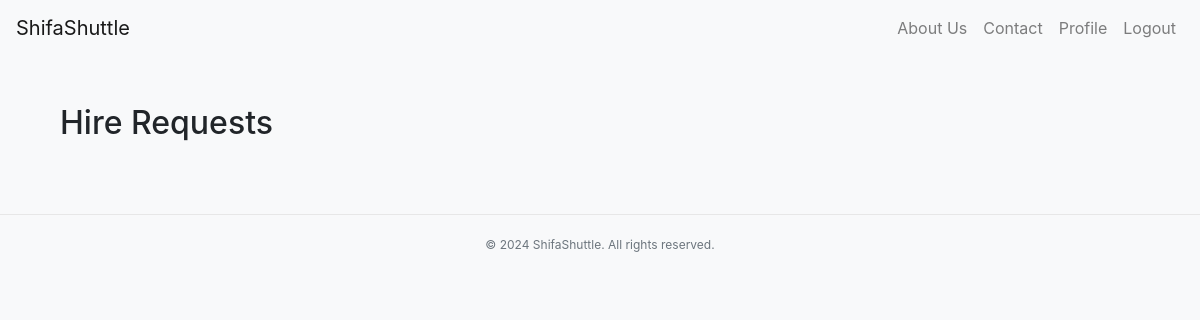
Before: /driver/driver_hire_requests/ (signed in) with the older database file.
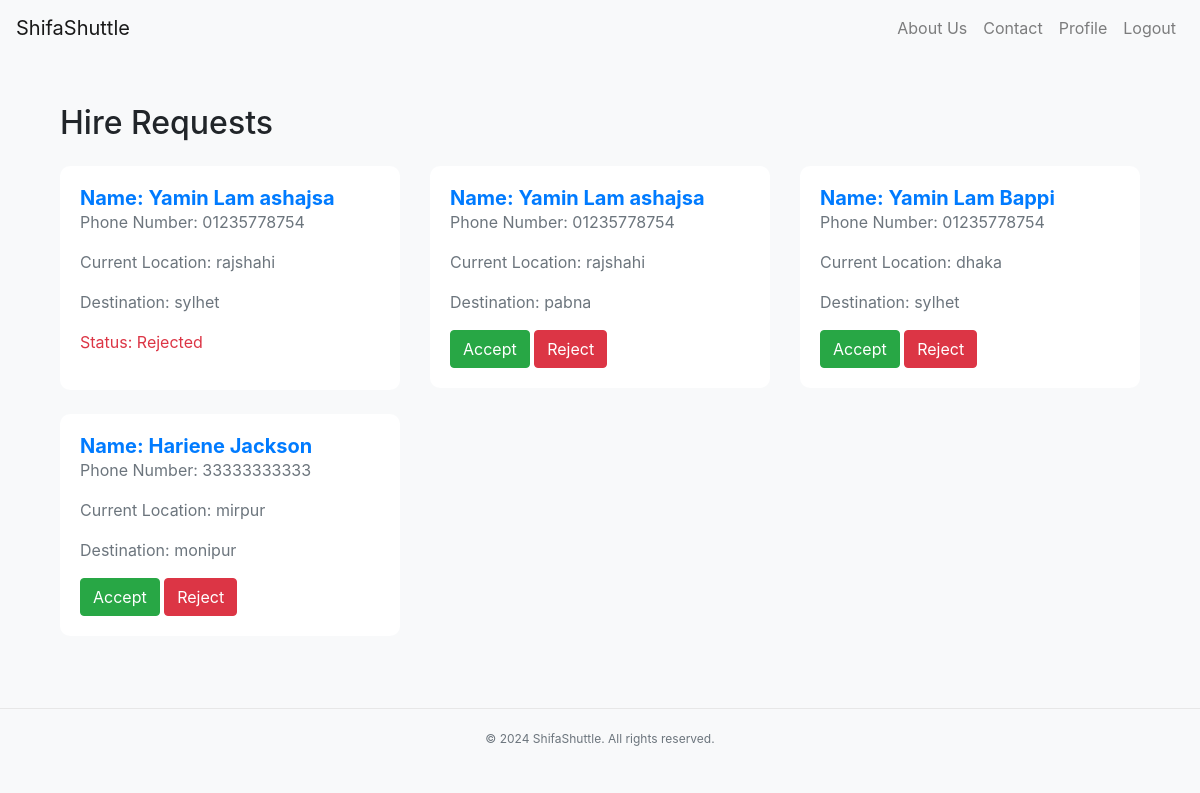
After: the same page with the newer database file.
### driver/models.py (models this page shows, shortened)
class HireRequest(models.Model):
    user = models.ForeignKey(settings.AUTH_USER_MODEL, on_delete=models.CASCADE)
    ambulance = models.ForeignKey(Ambulance, on_delete=models.CASCADE)
    current_location = models.CharField(max_length=255)
    destination = models.CharField(max_length=255)
    status_choices = [
        ('pending', 'Pending'),
        ('accepted', 'Accepted'),
        ('rejected', 'Rejected'),
    ]
    status = models.CharField(max_length=20, choices=status_choices, default='pending')
    created_at = models.DateTimeField(auto_now_add=True)

### user_account/models.py (models this page shows)
class CustomUser(AbstractUser):
    phone = PhoneField(blank=True, null=True, help_text='Contact phone number')
    bio = models.TextField(blank=True)
    profile_pic = models.ImageField(upload_to='profile_pics/', default='default.png')

### driver/views.py (the view)
# urls.py: path('driver_hire_requests/', views.driver_hire_requests, name='driver_hire_requests'),
@login_required
def driver_hire_requests(request):
    driver = Driver.objects.get(user=request.user)
    hire_requests = HireRequest.objects.filter(ambulance__in=driver.ambulances.all())
    return render(request, 'driver_hire_requests.html', {'hire_requests': hire_requests})

### templates/driver_hire_requests.html (shortened to what this page needs)
{% extends 'base.html' %}
{% block content %}
<div class="container my-5">
    <h2 class="mb-4">Hire Requests</h2>
    <div class="row">
        {% for hire_request in hire_requests %}
        <div class="col-md-4 mb-4">
            <div class="card">
                <div class="card-body">
                    <h5 class="card-title">Name: {{ hire_request.user.get_full_name }}</h5>
                    <p class="card-text">Phone Number:
                        {% if hire_request.user.phone %}
                        {{ hire_request.user.phone }}
                        {% else %}
                        Not provided
                        {% endif %}
                    </p>
                    <p class="card-text">Current Location: {{ hire_request.current_location }}</p>
                    <p class="card-text">Destination: {{ hire_request.destination }}</p>
                    {% if hire_request.status == 'pending' %}
                    <form method="post" action="{% url 'update_hire_request' hire_request.id %}">
                        <button type="submit" name="status" value="accepted" class="btn btn-success">Accept</button>
                        <button type="submit" name="status" value="rejected" class="btn btn-danger">Reject</button>
                    </form>
                    {% elif hire_request.status == 'accepted' %}
                    <p class="status text-success">Status: Accepted</p>
                    {% elif hire_request.status == 'rejected' %}
                    <p class="status text-danger">Status: Rejected</p>
                    {% endif %}
                </div>
            </div>
        </div>
        {% endfor %}
    </div>
</div>
{% endblock %}

### templates/base.html (shortened to what this page needs)
{% load static %}
<!DOCTYPE html>
<html lang="en">
<head>
    <link rel="stylesheet" href="https://stackpath.bootstrapcdn.com/bootstrap/4.5.2/css/bootstrap.min.css">
    <link rel="stylesheet" href="{% static 'base.css' %}">
</head>
<body>
    <nav class="navbar navbar-expand-lg navbar-light bg-light">
        <a class="navbar-brand" href="#">ShifaShuttle</a>
        <div class="collapse navbar-collapse" id="navbarNav">
            <ul class="navbar-nav ml-auto">
                <li class="nav-item">
                    <a class="nav-link" href="#">About Us</a>
                </li>
                <li class="nav-item">
                    <a class="nav-link" href="#">Contact</a>
                </li>
                {% if user.is_authenticated %}
                <li class="nav-item">
                    <a class="nav-link" href="{% url 'user_profile' %}">Profile</a>
                </li>
                <li class="nav-item">
                    <a class="nav-link" href="{% url 'logout' %}">Logout</a>
                </li>
                {% else %}
                <li class="nav-item">
                    <a class="nav-link" href="{% url 'login' %}">Log In</a>
                </li>
                {% endif %}
            </ul>
        </div>
    </nav>
    <div class="container mt-4">
        {% block content %}
        {% endblock %}
    </div>
    <footer class="footer bg-light text-center py-3">
        <div class="container">
            <span class="text-muted">&copy; 2024 ShifaShuttle. All rights reserved.</span>
        </div>
    </footer>
</body>
</html>

### static/base.css (style rules this page uses)
.card-title { color: #333; font-size: 18px; margin-bottom: 0; }
.card-text { color: #666; }
.text-muted { color: #999; font-size: 12px; }
button { padding: 8px 16px; border: none; border-radius: 4px; background-color: #007bff; color: #fff; cursor: pointer; }
body { background-color: #f8f9fa; }
footer.footer { background-color: #f8f9fa; border-top: 1px solid #e7e7e7; padding: 10px 0; }
.card { border: none; border-radius: 10px; transition: transform 0.3s; }
.card-title { color: #007bff; font-size: 1.25rem; }
.card-text { color: #6c757d; }
.card { border: none; border-radius: 10px; overflow: hidden; }
.card-title { color: #007bff; font-weight: bold; }

Changed rows visible on the page:
added HireRequest: user.get_full_name "Yamin Lam ashajsa", user.phone "01235778754", current_location "rajshahi", destination "sylhet", status "Status: Rejected"
added HireRequest: user.get_full_name "Yamin Lam ashajsa", user.phone "01235778754", current_location "rajshahi", destination "pabna", status "Accept"
added HireRequest: user.get_full_name "Yamin Lam Bappi", user.phone "01235778754", current_location "dhaka", destination "sylhet", status "Accept"
added HireRequest: user.get_full_name "Hariene Jackson", user.phone "33333333333", current_location "mirpur", destination "monipur", status "Accept"
